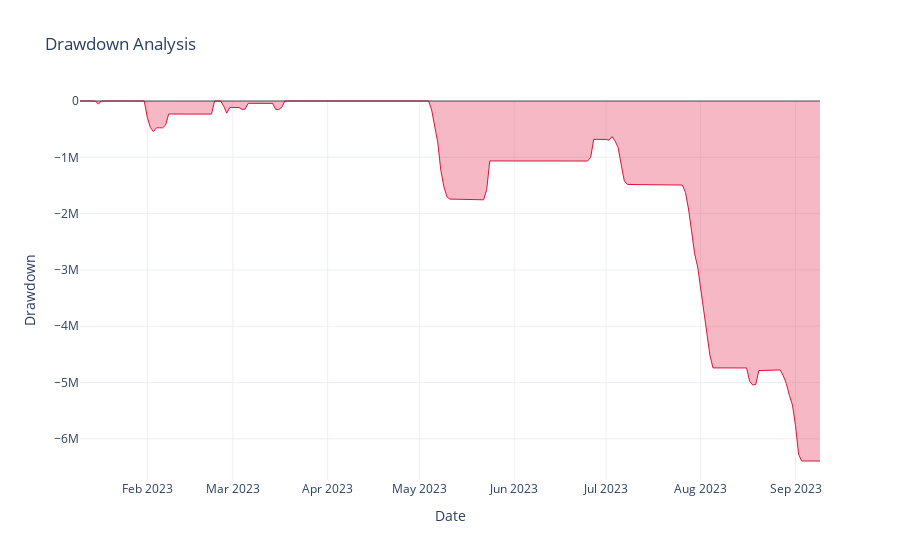

Notebook code cell kept with this figure:
### Code cell
# Plot drawdown analysis
fig_drawdown = plot_drawdown(
    pnl=backtest_result.pnl["net_pnl"],
    title="Drawdown Analysis",
    show_underwater_chart=True,
)
fig_drawdown.show()

print("Drawdown visualization complete")

### Figure 1 — Plotly figure (JSON) as saved in the notebook; plotly's stock layout.template omitted (floating-point values rounded to 4 significant figures; data arrays with more than 128 entries replaced by an {"elided": "..."} marker saying what was removed)
{"data": [{"fillcolor": "rgba(220, 20, 60, 0.3)", "fillpattern": {"shape": ""}, "hovertemplate": "Date=%{x}<br>Drawdown=%{y}<extra></extra>", "legendgroup": "", "line": {"color": "crimson", "width": 1}, "marker": {"symbol": "circle"}, "mode": "lines", "name": "", "orientation": "v", "showlegend": false, "stackgroup": "1", "type": "scatter", "x": {"elided": "243 str values"}, "xaxis": "x", "y": {"elided": "243 float values"}, "yaxis": "y"}], "layout": {"hovermode": "x unified", "legend": {"tracegroupgap": 0}, "shapes": [{"line": {"color": "black", "dash": "solid"}, "opacity": 0.3, "type": "line", "x0": 0, "x1": 1, "xref": "x domain", "y0": 0, "y1": 0, "yref": "y"}], "showlegend": false, "title": {"text": "Drawdown Analysis"}, "xaxis": {"anchor": "y", "domain": [0, 1], "title": {"text": "Date"}}, "yaxis": {"anchor": "x", "domain": [0, 1], "title": {"text": "Drawdown"}}}}
